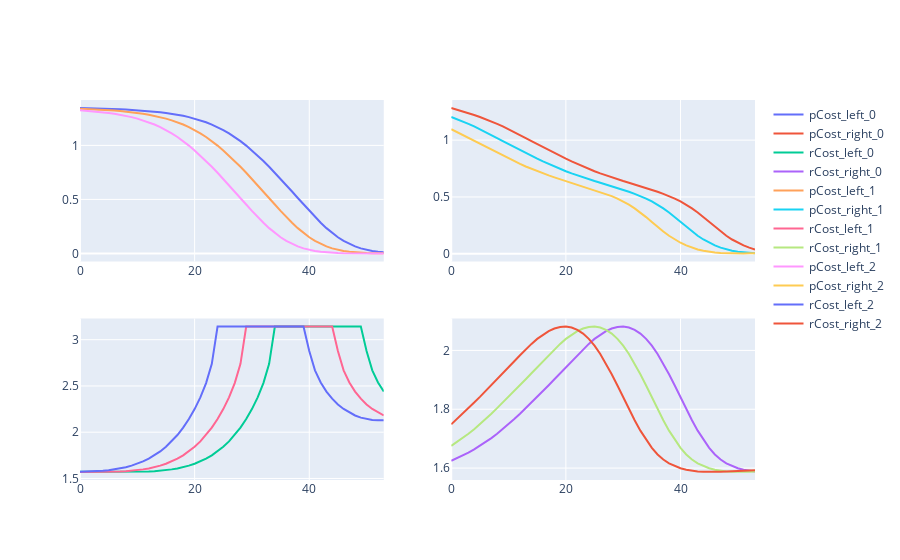

Write notebook code for a chart like this one.
### Code cell
fig = make_subplots(rows=2, cols=2)
n = np.arange(len(posCost))
for i in range(3):
    fig.add_trace(go.Scatter(x=n, y=posCost2[:, 3+i], name="pCost_left_"+str(i)), row=1, col=1)
    fig.add_trace(go.Scatter(x=n, y=posCost2[:, 9+i], name="pCost_right_"+str(i)), row=1, col=2)

    fig.add_trace(go.Scatter(x=n, y=rotCost2[:, 3+i], name="rCost_left_"+str(i)), row=2, col=1)
    fig.add_trace(go.Scatter(x=n, y=rotCost2[:, 9+i], name="rCost_right_"+str(i)), row=2, col=2)
fig.show()
